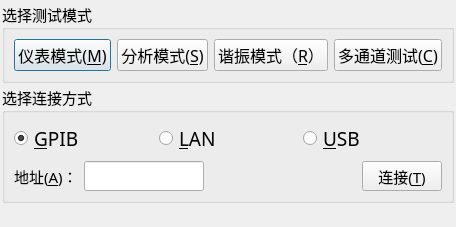
<?xml version="1.0" encoding="UTF-8"?>
<ui version="4.0">
 <class>frmSelectConnection</class>
 <widget class="QDialog" name="frmSelectConnection">
  <property name="geometry">
   <rect>
    <x>0</x>
    <y>0</y>
    <width>456</width>
    <height>190</height>
   </rect>
  </property>
  <property name="font">
   <font>
    <family>楷体</family>
    <pointsize>14</pointsize>
   </font>
  </property>
  <property name="windowTitle">
   <string>登录界面</string>
  </property>
  <property name="styleSheet">
   <string notr="true">frmSelectConnection
{
	
	background-color: rgb(144, 148, 248);
}</string>
  </property>
  <layout class="QVBoxLayout" name="verticalLayout_2">
   <property name="spacing">
    <number>2</number>
   </property>
   <property name="leftMargin">
    <number>2</number>
   </property>
   <property name="topMargin">
    <number>2</number>
   </property>
   <property name="rightMargin">
    <number>2</number>
   </property>
   <property name="bottomMargin">
    <number>2</number>
   </property>
   <item>
    <widget class="QGroupBox" name="groupBox">
     <property name="font">
      <font>
       <family>楷体</family>
       <pointsize>11</pointsize>
      </font>
     </property>
     <property name="title">
      <string>选择测试模式</string>
     </property>
     <layout class="QHBoxLayout" name="horizontalLayout">
      <item>
       <widget class="QPushButton" name="btnMeter">
        <property name="minimumSize">
         <size>
          <width>0</width>
          <height>32</height>
         </size>
        </property>
        <property name="font">
         <font>
          <family>楷体</family>
          <pointsize>12</pointsize>
         </font>
        </property>
        <property name="text">
         <string>仪表模式(&amp;M)</string>
        </property>
       </widget>
      </item>
      <item>
       <widget class="QPushButton" name="btnAnalysis">
        <property name="minimumSize">
         <size>
          <width>0</width>
          <height>32</height>
         </size>
        </property>
        <property name="font">
         <font>
          <family>楷体</family>
          <pointsize>12</pointsize>
         </font>
        </property>
        <property name="text">
         <string>分析模式(&amp;S)</string>
        </property>
       </widget>
      </item>
      <item>
       <widget class="QPushButton" name="btnRansonace">
        <property name="minimumSize">
         <size>
          <width>0</width>
          <height>32</height>
         </size>
        </property>
        <property name="font">
         <font>
          <family>楷体</family>
          <pointsize>12</pointsize>
         </font>
        </property>
        <property name="text">
         <string>谐振模式（&amp;R）</string>
        </property>
       </widget>
      </item>
      <item>
       <widget class="QPushButton" name="btnMulitChannel">
        <property name="minimumSize">
         <size>
          <width>0</width>
          <height>32</height>
         </size>
        </property>
        <property name="font">
         <font>
          <family>楷体</family>
          <pointsize>12</pointsize>
         </font>
        </property>
        <property name="text">
         <string>多通道测试(&amp;C)</string>
        </property>
       </widget>
      </item>
     </layout>
    </widget>
   </item>
   <item>
    <widget class="QGroupBox" name="grpConnection">
     <property name="font">
      <font>
       <family>楷体</family>
       <pointsize>11</pointsize>
      </font>
     </property>
     <property name="title">
      <string>选择连接方式</string>
     </property>
     <layout class="QVBoxLayout" name="verticalLayout">
      <item>
       <layout class="QHBoxLayout" name="horizontalLayout_2">
        <item>
         <widget class="QRadioButton" name="rbGpib">
          <property name="font">
           <font>
            <family>楷体</family>
            <pointsize>14</pointsize>
           </font>
          </property>
          <property name="toolTip">
           <string>如果选择GPIB连接仪器，请设置地址范围1~32</string>
          </property>
          <property name="text">
           <string>&amp;GPIB</string>
          </property>
          <property name="checked">
           <bool>true</bool>
          </property>
         </widget>
        </item>
        <item>
         <widget class="QRadioButton" name="rbLan">
          <property name="font">
           <font>
            <family>楷体</family>
            <pointsize>14</pointsize>
           </font>
          </property>
          <property name="toolTip">
           <string>如果连接6500请输入IP地址形如：192.168.1.102,6500
如果连接4300请输入Ip地址形如：192.168.1.102,4300</string>
          </property>
          <property name="text">
           <string>&amp;LAN</string>
          </property>
         </widget>
        </item>
        <item>
         <widget class="QRadioButton" name="rbUsb">
          <property name="font">
           <font>
            <family>楷体</family>
            <pointsize>14</pointsize>
           </font>
          </property>
          <property name="text">
           <string>&amp;USB</string>
          </property>
         </widget>
        </item>
       </layout>
      </item>
      <item>
       <layout class="QHBoxLayout" name="horizontalLayout_3">
        <item>
         <widget class="QLabel" name="lblAddress">
          <property name="font">
           <font>
            <family>楷体</family>
            <pointsize>11</pointsize>
           </font>
          </property>
          <property name="text">
           <string>地址(&amp;A)：</string>
          </property>
          <property name="buddy">
           <cstring>txtAddress</cstring>
          </property>
         </widget>
        </item>
        <item>
         <widget class="QLineEdit" name="txtAddress">
          <property name="minimumSize">
           <size>
            <width>120</width>
            <height>25</height>
           </size>
          </property>
          <property name="font">
           <font>
            <family>楷体</family>
            <pointsize>11</pointsize>
           </font>
          </property>
          <property name="toolTip">
           <string>如果选择GPIB连接仪器，请设置地址范围1~32

如果连接LAN连接6500请输入IP地址形如：192.168.1.102,6500
如果连接LAN连接4300请输入Ip地址形如：192.168.1.102,4300</string>
          </property>
         </widget>
        </item>
        <item>
         <spacer name="horizontalSpacer_4">
          <property name="orientation">
           <enum>Qt::Horizontal</enum>
          </property>
          <property name="sizeHint" stdset="0">
           <size>
            <width>248</width>
            <height>20</height>
           </size>
          </property>
         </spacer>
        </item>
        <item>
         <widget class="QPushButton" name="btnTest">
          <property name="minimumSize">
           <size>
            <width>0</width>
            <height>30</height>
           </size>
          </property>
          <property name="font">
           <font>
            <family>楷体</family>
            <pointsize>11</pointsize>
           </font>
          </property>
          <property name="text">
           <string>连接(&amp;T)</string>
          </property>
         </widget>
        </item>
       </layout>
      </item>
     </layout>
    </widget>
   </item>
   <item>
    <widget class="QLabel" name="lblInformation">
     <property name="font">
      <font>
       <family>楷体</family>
       <pointsize>11</pointsize>
      </font>
     </property>
     <property name="toolTip">
      <string>如果选择GPIB连接仪器，请设置地址范围1~32

如果连接LAN连接6500请输入IP地址形如：192.168.1.102,6500
如果连接LAN连接4300请输入Ip地址形如：192.168.1.102,4300</string>
     </property>
     <property name="text">
      <string/>
     </property>
    </widget>
   </item>
  </layout>
 </widget>
 <resources/>
 <connections/>
</ui>
